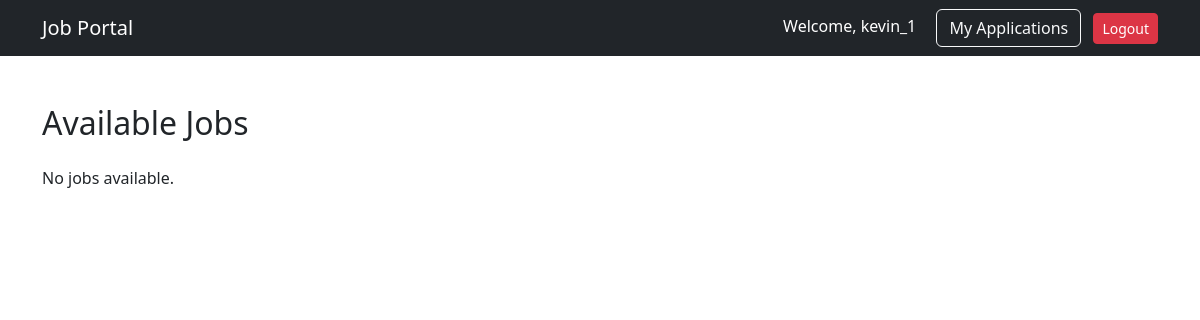
The app's page /jobs/ (signed in), older data.
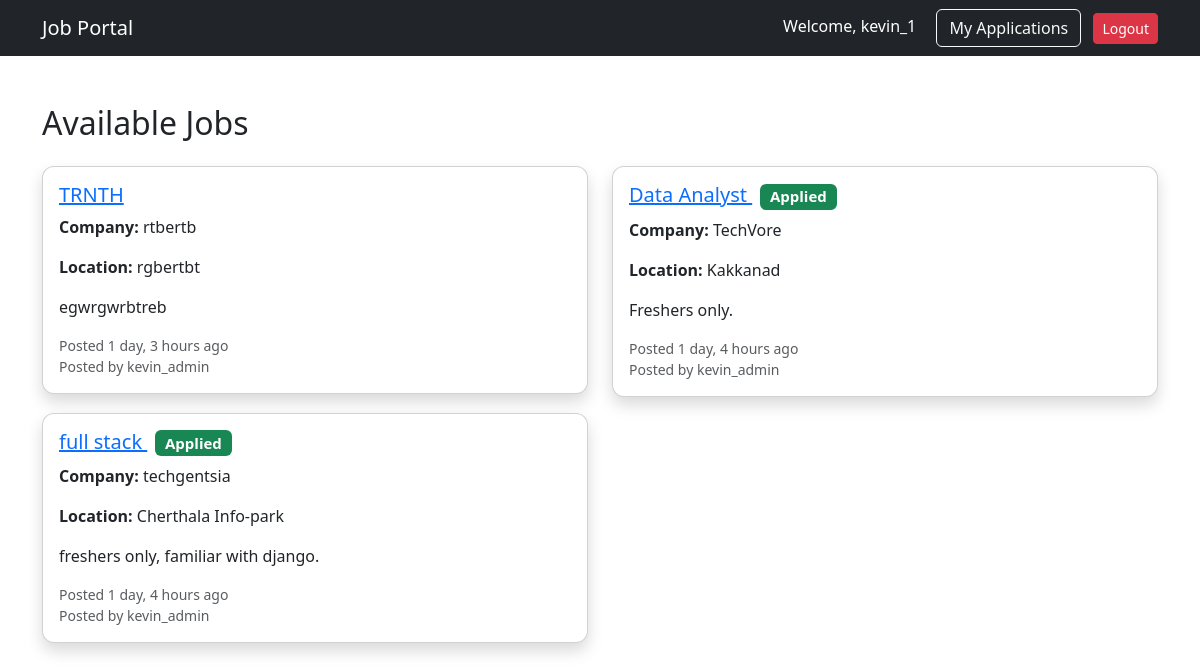
The same page, newer data.
### accounts/models.py (models this page shows)
class CustomUser(AbstractUser):
    ROLE_CHOICES = (
        ('jobseeker', 'Job Seeker'),
        ('recruiter', 'Recruiter'),
    )
    role = models.CharField(
        max_length=20,
        choices=ROLE_CHOICES,
        default='jobseeker'
    )

### jobs/models.py (models this page shows, shortened)
class Job(models.Model):
    recruiter = models.ForeignKey(
        settings.AUTH_USER_MODEL,
        on_delete=models.CASCADE
    )
    title = models.CharField(max_length=200)
    company = models.CharField(max_length=200)
    location = models.CharField(max_length=200)
    description = models.TextField()
    salary = models.CharField(max_length=100, blank=True)
    created_at = models.DateTimeField(auto_now_add=True)
    application_deadline = models.DateField(null=True, blank=True)

### jobs/views.py (the view)
# urls.py: path('', views.job_list, name='job_list'),
@login_required
def job_list(request):
    jobs = Job.objects.all().order_by("-created_at")
    applied_jobs = Application.objects.filter(
        user=request.user
    ).values_list("job_id", flat=True)
    context = {
        "jobs": jobs,
        "applied_jobs": applied_jobs,
    }
    return render(request, "jobs/job_list.html", context)

### templates/jobs/job_list.html (shortened to what this page needs)
{% extends "base.html" %} {% block content %}
<h2 class="mb-4">Available Jobs</h2>
<div class="row">
  {% for job in jobs %}
  <div class="col-md-6 mb-3">
    <div class="card shadow p-3">
      <h5>
        <a href="{% url 'job_detail' job.id %}"> {{ job.title }} </a>
        {% if job.id in applied_jobs %}
            <span class="badge bg-success ms-2">
                Applied
            </span>
        {% endif %}
      </h5>
      <p><strong>Company:</strong> {{ job.company }}</p>
      <p><strong>Location:</strong> {{ job.location }}</p>
      <p>{{ job.description|truncatewords:20 }}</p>
      <small class="text-muted">
            Posted {{ job.created_at|timesince }} ago
        </small>
      <small class="text-muted"> Posted by {{ job.recruiter.username }} </small>
    </div>
  </div>
  {% empty %}
  <p>No jobs available.</p>
  {% endfor %}
</div>
{% endblock %}

### templates/base.html (shortened to what this page needs)
{% load static %}
<!DOCTYPE html>
<html>
<head>
    <link href="https://cdn.jsdelivr.net/npm/bootstrap@5.3.2/dist/css/bootstrap.min.css" rel="stylesheet">
    <link rel="stylesheet" href="{% static 'css/style.css' %}">
</head>
<body>
<nav class="navbar navbar-expand-lg navbar-dark bg-dark">
    <div class="container">
        <a class="navbar-brand" href="/jobs/">Job Portal</a>
        <div class="ms-auto">
            {% if user.is_authenticated %}
                <span class="text-white me-3">
                    Welcome, {{ user.username }}
                </span>
                {% if user.role != "recruiter" %}
                <a href="{% url 'my_applications' %}"
                class="btn btn-outline-light me-2">
                My Applications
                </a>
                {% endif %}
                <form action="{% url 'logout' %}" method="post" class="d-inline">
                    <button class="btn btn-danger btn-sm">
                        Logout
                    </button>
                </form>
            {% endif %}
        </div>
    </div>
</nav>
<div class="container mt-5">
    {% block content %}
    {% endblock %}
</div>
</body>
</html>

### static/css/style.css (style rules this page uses)
.card { border-radius: 12px; }

Row changes from the older to the newer data that the page shows:
added Job: title "TRNTH", company "rtbertb", location "rgbertbt", description "egwrgwrbtreb", created_at "1 day, 3 hours", recruiter.username "kevin_admin"
added Job: title "Data Analyst", shows "Applied", company "TechVore", location "Kakkanad", description "Freshers only.", created_at "1 day, 4 hours", recruiter.username "kevin_admin"
added Job: title "full stack", shows "Applied", company "techgentsia", location "Cherthala Info-park", description "freshers only, familiar with django.", created_at "1 day, 4 hours", recruiter.username "kevin_admin"
Text that changed along with them:
text no longer shown: "No jobs available."
